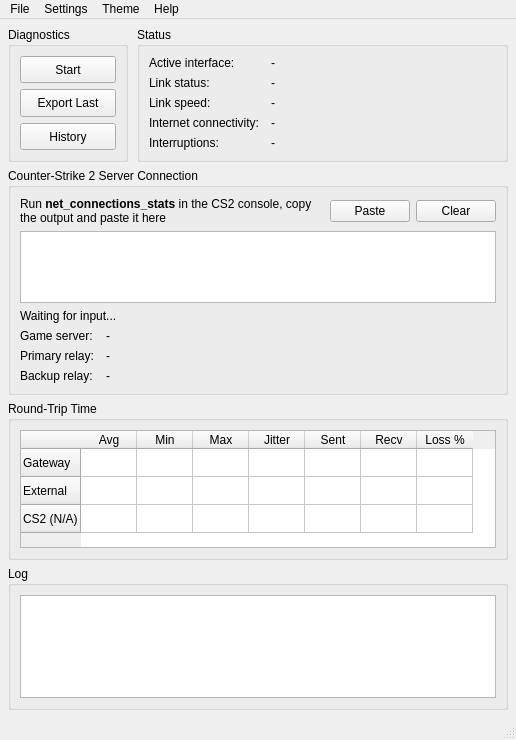
<?xml version="1.0" encoding="UTF-8"?>
<ui version="4.0">
 <class>MainWindow</class>
 <widget class="QMainWindow" name="MainWindow">
  <property name="geometry">
   <rect>
    <x>0</x>
    <y>0</y>
    <width>516</width>
    <height>740</height>
   </rect>
  </property>
  <property name="windowTitle">
   <string notr="true">Network Diagnostics</string>
  </property>
  <property name="windowIcon">
   <iconset resource="resources.qrc">
    <normaloff>:/icons/icon.ico</normaloff>:/icons/icon.ico</iconset>
  </property>
  <widget class="QWidget" name="centralwidget">
   <layout class="QVBoxLayout" name="centralwidget_layout">
    <property name="leftMargin">
     <number>8</number>
    </property>
    <property name="topMargin">
     <number>8</number>
    </property>
    <property name="rightMargin">
     <number>8</number>
    </property>
    <property name="bottomMargin">
     <number>8</number>
    </property>
    <item>
     <widget class="QFrame" name="diagnostics_status_frame">
      <layout class="QHBoxLayout" name="diagnostics_status_frame_layout">
       <property name="spacing">
        <number>9</number>
       </property>
       <property name="leftMargin">
        <number>0</number>
       </property>
       <property name="topMargin">
        <number>0</number>
       </property>
       <property name="rightMargin">
        <number>0</number>
       </property>
       <property name="bottomMargin">
        <number>0</number>
       </property>
       <item>
        <widget class="QGroupBox" name="diagnostics_group">
         <property name="minimumSize">
          <size>
           <width>120</width>
           <height>0</height>
          </size>
         </property>
         <property name="title">
          <string notr="true">Diagnostics</string>
         </property>
         <layout class="QVBoxLayout" name="diagnostics_group_layout">
          <item>
           <widget class="QPushButton" name="diagnostics_toggle_button">
            <property name="sizePolicy">
             <sizepolicy hsizetype="Minimum" vsizetype="Preferred">
              <horstretch>0</horstretch>
              <verstretch>0</verstretch>
             </sizepolicy>
            </property>
            <property name="text">
             <string notr="true">Start</string>
            </property>
            <property name="checkable">
             <bool>true</bool>
            </property>
           </widget>
          </item>
          <item>
           <widget class="QPushButton" name="export_last_button">
            <property name="sizePolicy">
             <sizepolicy hsizetype="Minimum" vsizetype="Preferred">
              <horstretch>0</horstretch>
              <verstretch>0</verstretch>
             </sizepolicy>
            </property>
            <property name="text">
             <string notr="true">Export Last</string>
            </property>
           </widget>
          </item>
          <item>
           <widget class="QPushButton" name="history_button">
            <property name="sizePolicy">
             <sizepolicy hsizetype="Minimum" vsizetype="Preferred">
              <horstretch>0</horstretch>
              <verstretch>0</verstretch>
             </sizepolicy>
            </property>
            <property name="text">
             <string notr="true">History</string>
            </property>
           </widget>
          </item>
         </layout>
        </widget>
       </item>
       <item>
        <widget class="QGroupBox" name="status_group">
         <property name="title">
          <string notr="true">Status</string>
         </property>
         <layout class="QGridLayout" name="status_group_layout" columnstretch="0,1">
          <property name="horizontalSpacing">
           <number>12</number>
          </property>
          <item row="2" column="1">
           <widget class="QLabel" name="link_speed_value_label">
            <property name="sizePolicy">
             <sizepolicy hsizetype="Preferred" vsizetype="Preferred">
              <horstretch>0</horstretch>
              <verstretch>0</verstretch>
             </sizepolicy>
            </property>
            <property name="text">
             <string notr="true">-</string>
            </property>
           </widget>
          </item>
          <item row="1" column="1">
           <widget class="QLabel" name="link_status_value_label">
            <property name="sizePolicy">
             <sizepolicy hsizetype="Preferred" vsizetype="Preferred">
              <horstretch>0</horstretch>
              <verstretch>0</verstretch>
             </sizepolicy>
            </property>
            <property name="text">
             <string notr="true">-</string>
            </property>
           </widget>
          </item>
          <item row="2" column="0">
           <widget class="QLabel" name="link_speed_label">
            <property name="sizePolicy">
             <sizepolicy hsizetype="Preferred" vsizetype="Preferred">
              <horstretch>0</horstretch>
              <verstretch>0</verstretch>
             </sizepolicy>
            </property>
            <property name="text">
             <string notr="true">Link speed:</string>
            </property>
           </widget>
          </item>
          <item row="3" column="0">
           <widget class="QLabel" name="internet_connectivity_label">
            <property name="sizePolicy">
             <sizepolicy hsizetype="Preferred" vsizetype="Preferred">
              <horstretch>0</horstretch>
              <verstretch>0</verstretch>
             </sizepolicy>
            </property>
            <property name="text">
             <string notr="true">Internet connectivity:</string>
            </property>
           </widget>
          </item>
          <item row="3" column="1">
           <widget class="QLabel" name="internet_connectivity_value_label">
            <property name="sizePolicy">
             <sizepolicy hsizetype="Preferred" vsizetype="Preferred">
              <horstretch>0</horstretch>
              <verstretch>0</verstretch>
             </sizepolicy>
            </property>
            <property name="text">
             <string notr="true">-</string>
            </property>
           </widget>
          </item>
          <item row="1" column="0">
           <widget class="QLabel" name="link_status_label">
            <property name="sizePolicy">
             <sizepolicy hsizetype="Preferred" vsizetype="Preferred">
              <horstretch>0</horstretch>
              <verstretch>0</verstretch>
             </sizepolicy>
            </property>
            <property name="text">
             <string notr="true">Link status:</string>
            </property>
           </widget>
          </item>
          <item row="0" column="0">
           <widget class="QLabel" name="active_interface_label">
            <property name="sizePolicy">
             <sizepolicy hsizetype="Preferred" vsizetype="Preferred">
              <horstretch>0</horstretch>
              <verstretch>0</verstretch>
             </sizepolicy>
            </property>
            <property name="text">
             <string notr="true">Active interface:</string>
            </property>
           </widget>
          </item>
          <item row="4" column="0">
           <widget class="QLabel" name="interruptions_label">
            <property name="sizePolicy">
             <sizepolicy hsizetype="Preferred" vsizetype="Preferred">
              <horstretch>0</horstretch>
              <verstretch>0</verstretch>
             </sizepolicy>
            </property>
            <property name="text">
             <string notr="true">Interruptions:</string>
            </property>
           </widget>
          </item>
          <item row="4" column="1">
           <widget class="QLabel" name="interruptions_value_label">
            <property name="sizePolicy">
             <sizepolicy hsizetype="Preferred" vsizetype="Preferred">
              <horstretch>0</horstretch>
              <verstretch>0</verstretch>
             </sizepolicy>
            </property>
            <property name="text">
             <string notr="true">-</string>
            </property>
           </widget>
          </item>
          <item row="0" column="1">
           <widget class="QLabel" name="active_interface_value_label">
            <property name="text">
             <string notr="true">-</string>
            </property>
           </widget>
          </item>
         </layout>
        </widget>
       </item>
      </layout>
     </widget>
    </item>
    <item>
     <widget class="QGroupBox" name="cs2_server_connection_group">
      <property name="title">
       <string notr="true">Counter-Strike 2 Server Connection</string>
      </property>
      <layout class="QVBoxLayout" name="cs2_server_connection_group_layout">
       <item>
        <widget class="QFrame" name="cs2_ncs_info_frame">
         <property name="frameShape">
          <enum>QFrame::Shape::NoFrame</enum>
         </property>
         <property name="frameShadow">
          <enum>QFrame::Shadow::Plain</enum>
         </property>
         <layout class="QHBoxLayout" name="cs2_ncs_info_frame_layout">
          <property name="leftMargin">
           <number>0</number>
          </property>
          <property name="topMargin">
           <number>0</number>
          </property>
          <property name="rightMargin">
           <number>0</number>
          </property>
          <property name="bottomMargin">
           <number>0</number>
          </property>
          <item>
           <widget class="QLabel" name="cs2_ncs_info_label">
            <property name="sizePolicy">
             <sizepolicy hsizetype="Expanding" vsizetype="Preferred">
              <horstretch>0</horstretch>
              <verstretch>0</verstretch>
             </sizepolicy>
            </property>
            <property name="text">
             <string notr="true">&lt;html&gt;&lt;head/&gt;&lt;body&gt;&lt;p&gt;Run &lt;span style=&quot; font-weight:700;&quot;&gt;net_connections_stats&lt;/span&gt; in the CS2 console, copy the output and paste it here&lt;/p&gt;&lt;/body&gt;&lt;/html&gt;</string>
            </property>
            <property name="wordWrap">
             <bool>true</bool>
            </property>
           </widget>
          </item>
          <item>
           <widget class="QPushButton" name="cs2_ncs_paste_button">
            <property name="text">
             <string notr="true">Paste</string>
            </property>
           </widget>
          </item>
          <item>
           <widget class="QPushButton" name="cs2_ncs_clear_button">
            <property name="text">
             <string notr="true">Clear</string>
            </property>
           </widget>
          </item>
         </layout>
        </widget>
       </item>
       <item>
        <widget class="QPlainTextEdit" name="cs2_ncs_field">
         <property name="sizePolicy">
          <sizepolicy hsizetype="Expanding" vsizetype="Expanding">
           <horstretch>0</horstretch>
           <verstretch>0</verstretch>
          </sizepolicy>
         </property>
         <property name="font">
          <font>
           <family>Consolas</family>
          </font>
         </property>
         <property name="sizeAdjustPolicy">
          <enum>QAbstractScrollArea::SizeAdjustPolicy::AdjustToContentsOnFirstShow</enum>
         </property>
         <property name="plainText">
          <string notr="true"/>
         </property>
        </widget>
       </item>
       <item>
        <widget class="QLabel" name="cs2_ncs_parse_value_label">
         <property name="text">
          <string notr="true">Waiting for input...</string>
         </property>
        </widget>
       </item>
       <item>
        <widget class="QFrame" name="cs2_ncs_status_frame">
         <property name="frameShape">
          <enum>QFrame::Shape::NoFrame</enum>
         </property>
         <property name="frameShadow">
          <enum>QFrame::Shadow::Plain</enum>
         </property>
         <layout class="QGridLayout" name="cs2_ncs_status_frame_layout" columnstretch="0,1">
          <property name="leftMargin">
           <number>0</number>
          </property>
          <property name="topMargin">
           <number>0</number>
          </property>
          <property name="rightMargin">
           <number>0</number>
          </property>
          <property name="bottomMargin">
           <number>0</number>
          </property>
          <property name="horizontalSpacing">
           <number>12</number>
          </property>
          <item row="2" column="0">
           <widget class="QLabel" name="cs2_ncs_backup_relay_label">
            <property name="text">
             <string notr="true">Backup relay:</string>
            </property>
           </widget>
          </item>
          <item row="0" column="1">
           <widget class="QLabel" name="cs2_ncs_game_server_value_label">
            <property name="text">
             <string notr="true">-</string>
            </property>
           </widget>
          </item>
          <item row="1" column="1">
           <widget class="QLabel" name="cs2_ncs_primary_relay_value_label">
            <property name="text">
             <string notr="true">-</string>
            </property>
           </widget>
          </item>
          <item row="1" column="0">
           <widget class="QLabel" name="cs2_ncs_primary_relay_label">
            <property name="text">
             <string notr="true">Primary relay:</string>
            </property>
           </widget>
          </item>
          <item row="0" column="0">
           <widget class="QLabel" name="cs2_ncs_game_server_label">
            <property name="text">
             <string notr="true">Game server:</string>
            </property>
           </widget>
          </item>
          <item row="2" column="1">
           <widget class="QLabel" name="cs2_ncs_backup_relay_value_label">
            <property name="text">
             <string notr="true">-</string>
            </property>
           </widget>
          </item>
         </layout>
        </widget>
       </item>
      </layout>
     </widget>
    </item>
    <item>
     <widget class="QGroupBox" name="rtt_group">
      <property name="title">
       <string notr="true">Round-Trip Time</string>
      </property>
      <layout class="QVBoxLayout" name="rtt_group_layout">
       <item>
        <widget class="QTableWidget" name="rtt_table">
         <property name="sizePolicy">
          <sizepolicy hsizetype="Expanding" vsizetype="Preferred">
           <horstretch>0</horstretch>
           <verstretch>0</verstretch>
          </sizepolicy>
         </property>
         <property name="sizeAdjustPolicy">
          <enum>QAbstractScrollArea::SizeAdjustPolicy::AdjustToContentsOnFirstShow</enum>
         </property>
         <property name="editTriggers">
          <set>QAbstractItemView::EditTrigger::NoEditTriggers</set>
         </property>
         <property name="selectionMode">
          <enum>QAbstractItemView::SelectionMode::NoSelection</enum>
         </property>
         <property name="wordWrap">
          <bool>false</bool>
         </property>
         <property name="cornerButtonEnabled">
          <bool>false</bool>
         </property>
         <attribute name="horizontalHeaderMinimumSectionSize">
          <number>40</number>
         </attribute>
         <attribute name="horizontalHeaderDefaultSectionSize">
          <number>56</number>
         </attribute>
         <attribute name="verticalHeaderDefaultSectionSize">
          <number>28</number>
         </attribute>
         <row>
          <property name="text">
           <string notr="true">Gateway</string>
          </property>
         </row>
         <row>
          <property name="text">
           <string notr="true">External</string>
          </property>
         </row>
         <row>
          <property name="text">
           <string notr="true">CS2 (N/A)</string>
          </property>
         </row>
         <column>
          <property name="text">
           <string notr="true">Avg</string>
          </property>
         </column>
         <column>
          <property name="text">
           <string notr="true">Min</string>
          </property>
         </column>
         <column>
          <property name="text">
           <string notr="true">Max</string>
          </property>
         </column>
         <column>
          <property name="text">
           <string notr="true">Jitter</string>
          </property>
         </column>
         <column>
          <property name="text">
           <string notr="true">Sent</string>
          </property>
         </column>
         <column>
          <property name="text">
           <string notr="true">Recv</string>
          </property>
         </column>
         <column>
          <property name="text">
           <string notr="true">Loss %</string>
          </property>
         </column>
        </widget>
       </item>
      </layout>
     </widget>
    </item>
    <item>
     <widget class="QGroupBox" name="log_group">
      <property name="title">
       <string notr="true">Log</string>
      </property>
      <layout class="QVBoxLayout" name="log_group_layout">
       <item>
        <widget class="QPlainTextEdit" name="log_field">
         <property name="sizePolicy">
          <sizepolicy hsizetype="Expanding" vsizetype="Expanding">
           <horstretch>0</horstretch>
           <verstretch>0</verstretch>
          </sizepolicy>
         </property>
         <property name="font">
          <font>
           <family>Consolas</family>
          </font>
         </property>
         <property name="sizeAdjustPolicy">
          <enum>QAbstractScrollArea::SizeAdjustPolicy::AdjustToContentsOnFirstShow</enum>
         </property>
         <property name="lineWrapMode">
          <enum>QPlainTextEdit::LineWrapMode::NoWrap</enum>
         </property>
         <property name="readOnly">
          <bool>true</bool>
         </property>
         <property name="textInteractionFlags">
          <set>Qt::TextInteractionFlag::TextSelectableByKeyboard|Qt::TextInteractionFlag::TextSelectableByMouse</set>
         </property>
        </widget>
       </item>
      </layout>
     </widget>
    </item>
   </layout>
  </widget>
  <widget class="QMenuBar" name="menubar">
   <property name="geometry">
    <rect>
     <x>0</x>
     <y>0</y>
     <width>516</width>
     <height>22</height>
    </rect>
   </property>
   <widget class="QMenu" name="menu_file">
    <property name="title">
     <string notr="true">File</string>
    </property>
    <addaction name="action_browse_all_diagnostics"/>
    <addaction name="action_delete_all_diagnostics"/>
    <addaction name="action_exit"/>
   </widget>
   <widget class="QMenu" name="menu_help">
    <property name="title">
     <string notr="true">Help</string>
    </property>
    <addaction name="action_about"/>
   </widget>
   <widget class="QMenu" name="menu_theme">
    <property name="title">
     <string notr="true">Theme</string>
    </property>
    <addaction name="action_theme_dark"/>
    <addaction name="action_theme_light"/>
   </widget>
   <widget class="QMenu" name="menu_settings">
    <property name="title">
     <string notr="true">Settings</string>
    </property>
    <widget class="QMenu" name="menu_external_server">
     <property name="title">
      <string notr="true">External server</string>
     </property>
     <addaction name="action_cloudflare_dns"/>
     <addaction name="action_google_dns"/>
     <addaction name="action_quad9_dns"/>
    </widget>
    <addaction name="menu_external_server"/>
   </widget>
   <addaction name="menu_file"/>
   <addaction name="menu_settings"/>
   <addaction name="menu_theme"/>
   <addaction name="menu_help"/>
  </widget>
  <widget class="QStatusBar" name="statusbar"/>
  <action name="action_browse_all_diagnostics">
   <property name="text">
    <string notr="true">Browse all diagnostics</string>
   </property>
  </action>
  <action name="action_delete_all_diagnostics">
   <property name="text">
    <string notr="true">Delete all diagnostics</string>
   </property>
  </action>
  <action name="action_exit">
   <property name="text">
    <string notr="true">Exit</string>
   </property>
  </action>
  <action name="action_about">
   <property name="text">
    <string notr="true">About</string>
   </property>
  </action>
  <action name="action_theme_dark">
   <property name="text">
    <string notr="true">Dark</string>
   </property>
  </action>
  <action name="action_theme_light">
   <property name="text">
    <string notr="true">Light</string>
   </property>
  </action>
  <action name="action_cloudflare_dns">
   <property name="text">
    <string notr="true">Cloudflare DNS (1.1.1.1) (Default)</string>
   </property>
  </action>
  <action name="action_google_dns">
   <property name="text">
    <string notr="true">Google DNS (8.8.8.8)</string>
   </property>
  </action>
  <action name="action_quad9_dns">
   <property name="text">
    <string notr="true">Quad9 DNS (9.9.9.9)</string>
   </property>
  </action>
 </widget>
 <resources>
  <include location="resources.qrc"/>
 </resources>
 <connections/>
</ui>
